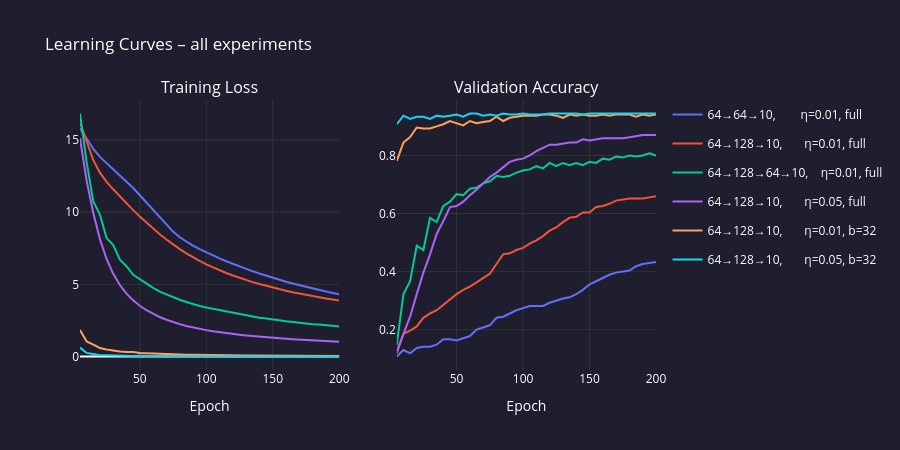

The cell this chart's notebook holds for it:
### Markdown cell above
---
## 3. Krzywe uczenia

### Code cell
import plotly.graph_objects as go
from plotly.subplots import make_subplots

fig = make_subplots(
    rows=1, cols=2,
    subplot_titles=('Training Loss', 'Validation Accuracy'),
)

colors = ['#636EFA','#EF553B','#00CC96','#AB63FA','#FFA15A','#19D3F3']

for i, exp in enumerate(results):
    t = exp['trainer']
    xs = [j * 5 for j in range(1, len(t.loss_history) + 1)]
    c  = colors[i % len(colors)]

    fig.add_trace(go.Scatter(x=xs, y=t.loss_history,
                             name=exp['name'], line=dict(color=c),
                             legendgroup=exp['name']),
                  row=1, col=1)
    fig.add_trace(go.Scatter(x=xs, y=t.val_acc_history,
                             name=exp['name'], line=dict(color=c),
                             legendgroup=exp['name'], showlegend=False),
                  row=1, col=2)

fig.update_xaxes(title_text='Epoch', gridcolor='#333')
fig.update_yaxes(gridcolor='#333')
fig.update_layout(
    title='Learning Curves – all experiments',
    plot_bgcolor='#1e1e2e', paper_bgcolor='#1e1e2e',
    font=dict(color='white'), height=450,
)
fig.show()
